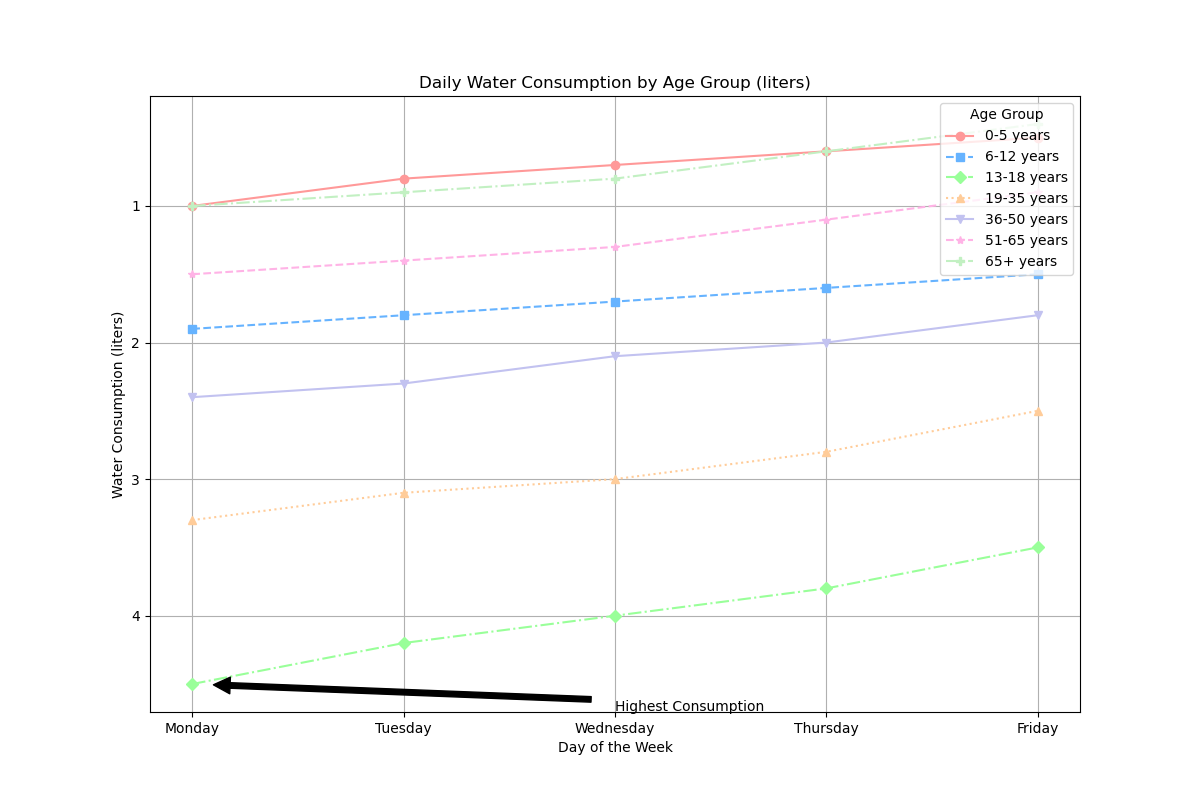

The script that drew this image:

import matplotlib.pyplot as plt

data = [
    {'Age Group': '0-5 years', 'Monday': 1.0, 'Tuesday': 0.8, 'Wednesday': 0.7, 'Thursday': 0.6, 'Friday': 0.5},
    {'Age Group': '6-12 years', 'Monday': 1.9, 'Tuesday': 1.8, 'Wednesday': 1.7, 'Thursday': 1.6, 'Friday': 1.5},
    {'Age Group': '13-18 years', 'Monday': 4.5, 'Tuesday': 4.2, 'Wednesday': 4.0, 'Thursday': 3.8, 'Friday': 3.5},
    {'Age Group': '19-35 years', 'Monday': 3.3, 'Tuesday': 3.1, 'Wednesday': 3.0, 'Thursday': 2.8, 'Friday': 2.5},
    {'Age Group': '36-50 years', 'Monday': 2.4, 'Tuesday': 2.3, 'Wednesday': 2.1, 'Thursday': 2.0, 'Friday': 1.8},
    {'Age Group': '51-65 years', 'Monday': 1.5, 'Tuesday': 1.4, 'Wednesday': 1.3, 'Thursday': 1.1, 'Friday': 0.9},
    {'Age Group': '65+ years', 'Monday': 1.0, 'Tuesday': 0.9, 'Wednesday': 0.8, 'Thursday': 0.6, 'Friday': 0.4}
]

days = list(data[0].keys())[1:]

plt.figure(figsize=(12, 8))

markers = ['o', 's', 'D', '^', 'v', '*', 'P']
linestyles = ['-', '--', '-.', ':', '-', '--', '-.']
colors = ['#ff9999', '#66b3ff', '#99ff99', '#ffcc99', '#c2c2f0', '#ffb3e6', '#c2f0c2']

for age_data, marker, linestyle, color in zip(data, markers, linestyles, colors):
    age_group = age_data['Age Group']
    values = [age_data[day] for day in days]
    
    plt.plot(days, values, marker=marker, linestyle=linestyle, color=color, label=age_group)

plt.legend(title='Age Group', loc='upper right')

plt.title('Daily Water Consumption by Age Group (liters)')
plt.xlabel('Day of the Week')
plt.ylabel('Water Consumption (liters)')
plt.gca().invert_yaxis()

plt.grid(True)

plt.annotate('Highest Consumption', xy=('Monday', 4.5), xytext=('Wednesday', 4.7),
             arrowprops=dict(facecolor='black', shrink=0.05))

plt.show()
